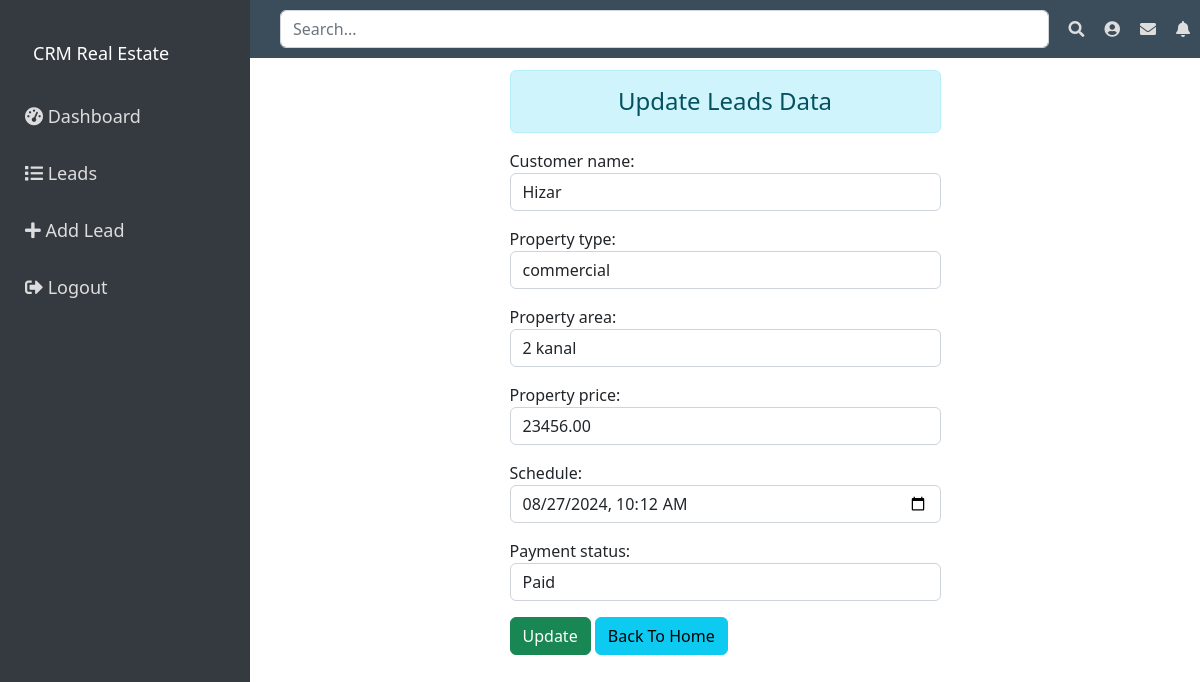
/1/, run on the app's committed database.
### recordLead/models.py (models this page shows, shortened)
class Lead(models.Model):
    PAYMENT_STATUS_CHOICES = [
        ('paid', 'Paid'),
        ('pending', 'Pending'),
    ]
    customer_name = models.CharField(max_length=255)
    property_type = models.CharField(max_length=255)
    property_area = models.CharField(max_length=255)
    property_price = models.DecimalField(max_digits=10, decimal_places=2)
    schedule = models.DateTimeField()
    payment_status = models.CharField(max_length=7, choices=PAYMENT_STATUS_CHOICES, default='pending')

### recordLead/views.py (the view)
# urls.py: path('<int:id>/', views.update_Lead, name='updateLead'),
def update_Lead(request,id):
    if request.method == 'POST':
         pi = Lead.objects.get(pk=id)
         fm = LeadRegistration(request.POST, instance=pi)
         if fm.is_valid():
              fm.save()
    else:
        pi = Lead.objects.get(pk=id)
        fm = LeadRegistration(instance=pi)
    return render(request, 'recordLead/update.html', {'form':fm})

### recordLead/forms.py
class LeadRegistration(forms.ModelForm):
    class Meta:
        model = Lead
        fields = ['customer_name', 'property_type', 'property_area', 'property_price', 'schedule', 'payment_status']
        widgets = {
            'customer_name': forms.TextInput(attrs={'class': 'form-control'}),
            'property_type': forms.TextInput(attrs={'class': 'form-control'}),
            'property_area': forms.TextInput(attrs={'class': 'form-control'}),
            'property_price': forms.NumberInput(attrs={'class': 'form-control'}),
            'schedule': forms.DateTimeInput(attrs={'type': 'datetime-local', 'class': 'form-control'}),
            'payment_status': forms.Select(choices=Lead.PAYMENT_STATUS_CHOICES, attrs={'class': 'form-control'}),
        }

### recordLead/templates/recordLead/update.html (shortened to what this page needs)
{%extends 'recordLead/base.html'%}
{% block content%}
<div class="container centered-form">
    <div class="row justify-content-center">
        <div class="col-sm-6">
            <h4 class="text-center alert alert-info">Update Leads Data</h4>
            <form action="" method="POST">
                {{ form.as_p }}
                <input type="submit" class="btn btn-success btn-block" value="Update">
                <a href="{% url 'showLead'%}" class="btn btn-info">Back To Home</a>
            </form>
        </div>
    </div>
</div>
{% endblock content%}

### recordLead/templates/recordLead/base.html (style rules this page uses)
body { display: flex; }

### data on the page
Lead: customer_name "Hizar", property_type "commercial", property_area "2 kanal", property_price "23456.00", schedule "08/27/2024 10:12", payment_status "Paid"
